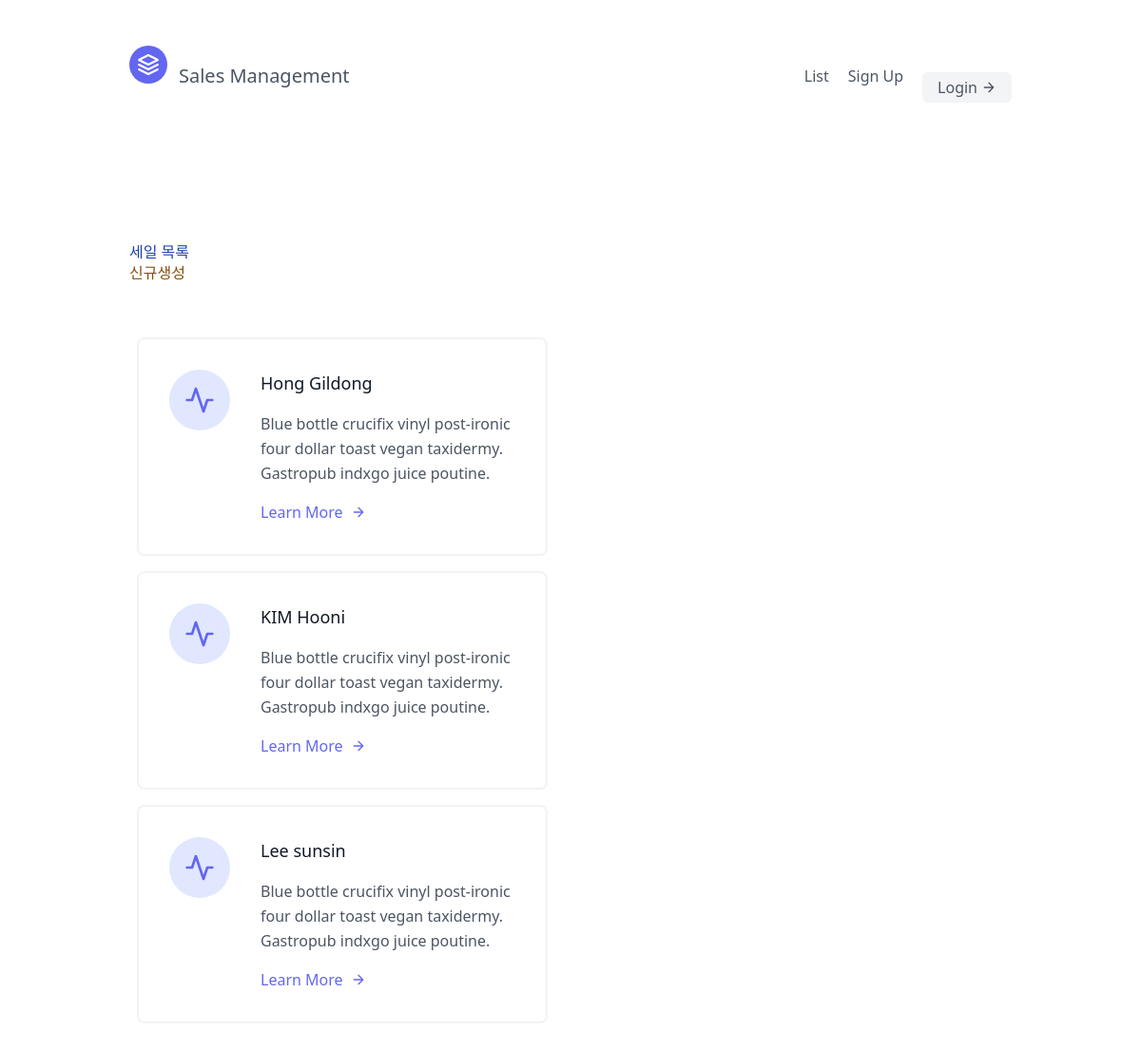
The app's page /sales with its own data.
### sales/models.py (models this page shows, shortened)
class Sale(models.Model):
    first_name = models.CharField(max_length=30)
    last_name = models.CharField(max_length=30)
    age = models.IntegerField(default=0)
    person = models.ForeignKey("Person", on_delete=models.CASCADE)

### sales/views.py (the view)
# urls.py: path('sales', SalesListView.as_view(), name="List"),  # 일반 함수 적용 형태
class SalesListView(generic.ListView):
    template_name = "sales/sales_list.html"
    queryset = Sale.objects.all()
    context_object_name = "key"

### templates/sales/sales_list.html (shortened to what this page needs)
{% extends "base.html" %}
{% block content %}
<section class="text-gray-600 body-font">
  <div class="container px-5 py-24 mx-auto flex flex-wrap">
  <div class="w-full">
    <div><h1 class="text-blue-800">세일 목록</h1></div>
    <div class="w-full">
    <div class="mb-5 text-yellow-800"><a href={% url 'Sales:Create' %}>신규생성</a></div>
    </div>
  </div>
    {% for sale in key %}
    <div class="flex flex-wrap -m-4">
      <div class="p-4 lg:w-1/2 md:w-full">
        <div class="flex border-2 rounded-lg border-gray-200 border-opacity-50 p-8 sm:flex-row flex-col">
          <div class="w-16 h-16 sm:mr-8 sm:mb-0 mb-4 inline-flex items-center justify-center rounded-full bg-indigo-100 text-indigo-500 flex-shrink-0">
            <svg fill="none" stroke="currentColor" stroke-linecap="round" stroke-linejoin="round" stroke-width="2" class="w-8 h-8" viewBox="0 0 24 24">
              <path d="M22 12h-4l-3 9L9 3l-3 9H2"></path>
            </svg>
          </div>
          <div class="flex-grow">
            <h2 class="text-gray-900 text-lg title-font font-medium mb-3">{{sale.last_name}} {{sale.first_name}}</h2>
            <p class="leading-relaxed text-base">Blue bottle crucifix vinyl post-ironic four dollar toast vegan taxidermy. Gastropub indxgo juice poutine.</p>
            <a href={% url 'Sales:Detail' sale.pk %} class="mt-3 text-indigo-500 inline-flex items-center">Learn More
              <svg fill="none" stroke="currentColor" stroke-linecap="round" stroke-linejoin="round" stroke-width="2" class="w-4 h-4 ml-2" viewBox="0 0 24 24">
                <path d="M5 12h14M12 5l7 7-7 7"></path>
              </svg>
            </a>
          </div>
        </div>
      </div>
    </div>
    {% endfor %}
  </div>
</section>
{% endblock content %}

### records on screen
Sale: last_name "Hong", first_name "Gildong"
Sale: last_name "KIM", first_name "Hooni"
Sale: last_name "Lee", first_name "sunsin"
